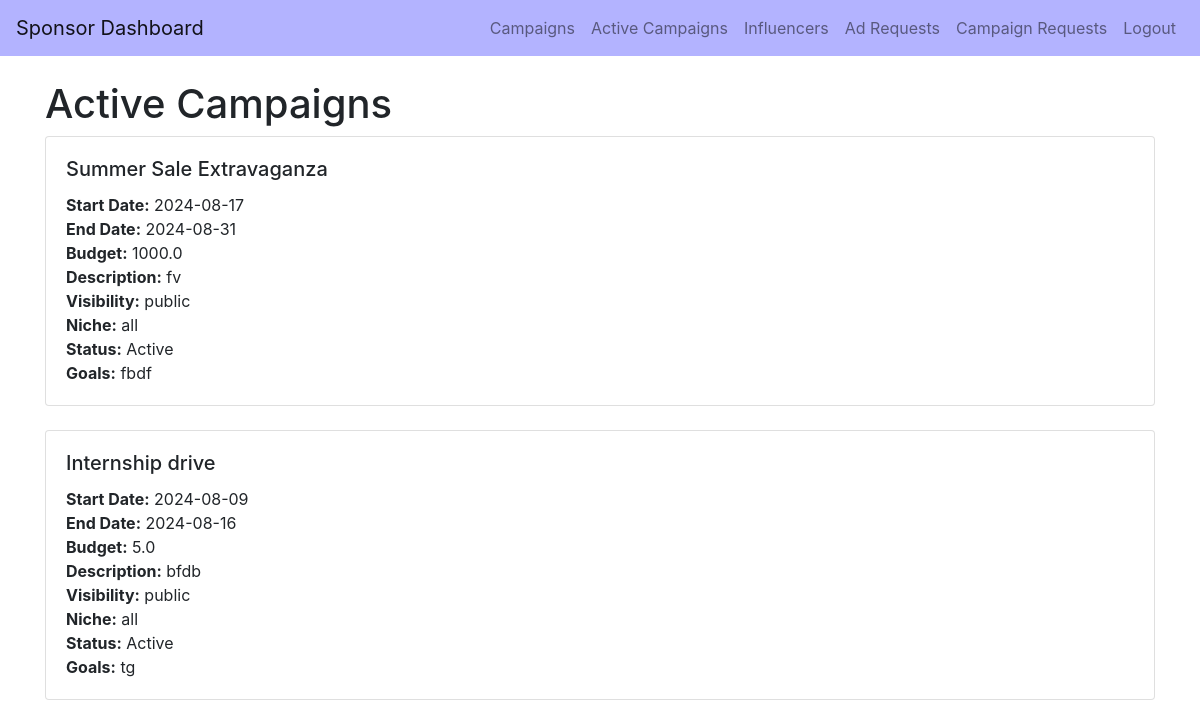
/active_campaigns_sponsor/google_admin, run on an earlier commit of the app's database.
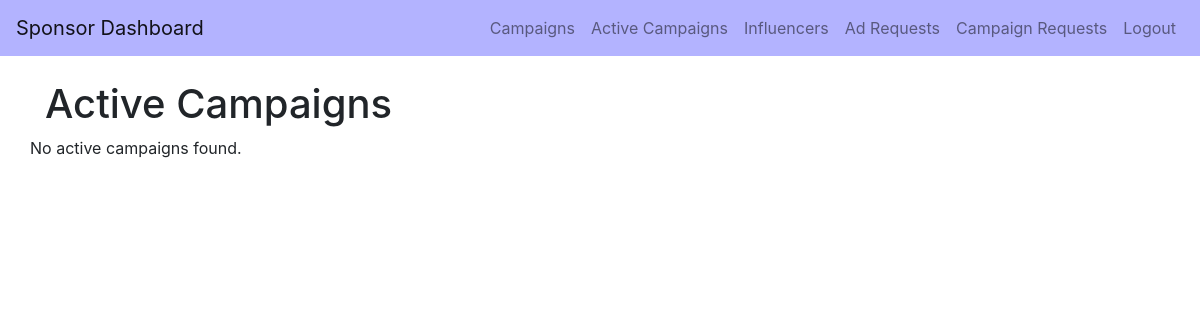
And on a later commit of the database.
### backend/models.py (models this page shows)
class Campaign(db.Model):
    __tablename__ = 'campaign'
    id = db.Column(db.Integer, primary_key=True)
    name = db.Column(db.String(100), nullable=False)
    description = db.Column(db.Text, nullable=False)
    start_date = db.Column(db.Date, nullable=False)
    end_date = db.Column(db.Date, nullable=False)
    budget = db.Column(db.Float, nullable=False)
    visibility = db.Column(db.String(10), nullable=False)  # public, private
    goals = db.Column(db.Text, nullable=False)
    niche = db.Column(db.String(50), nullable=False)
    status = db.Column(db.String(10), nullable=False)
    flagged = db.Column(db.Boolean, default=False, nullable=False)
    user_id = db.Column(db.Integer, db.ForeignKey('user.id'), nullable=False)
    ad_requests = db.relationship('AdRequest', backref='campaigns_ad_requests', cascade="all, delete-orphan")
    campaign_requests = db.relationship('CampaignRequest', backref='campaign_campaign_requests', cascade="all, delete-orphan")

### backend/controller.py (the view)
@app.route('/active_campaigns_sponsor/<string:username>')
def active_campaigns_sponsor(username):
    user = User.query.filter_by(username=username).first()
    if user is None:
        return "User not found", 404
    current_sponsor = Sponsor.query.filter_by(user_id=user.id).first()
    if current_sponsor is None:
        return "Sponsor not found", 404
    sponsor_id = current_sponsor.id
    active_campaigns = db.session.query(Campaign).join(AdRequest, isouter=True).join(CampaignRequest, isouter=True).filter(
        or_(
            and_(
                AdRequest.sponsor_id == sponsor_id,
                AdRequest.status == "Accepted and Active",
                AdRequest.campaign_id == Campaign.id
            ),
            and_(
                CampaignRequest.sponsor_id == sponsor_id,
                CampaignRequest.status == "Accepted and Active",
                CampaignRequest.campaign_id == Campaign.id
            )
        )
    ).distinct().all()
    return render_template('sponsor_active_campaigns.html', username=username, campaigns=active_campaigns)

### templates/sponsor_active_campaigns.html (shortened to what this page needs)
<!DOCTYPE html>
<html lang="en">
<head>
    <link href="https://stackpath.bootstrapcdn.com/bootstrap/4.5.2/css/bootstrap.min.css" rel="stylesheet">
</head>
<body>
    <nav class="navbar navbar-expand-lg navbar-light" style="background-color: #b3b3ff;">
        <a class="navbar-brand" href="/sponsor_dashboard/{{ username }}">Sponsor Dashboard</a>
        <div class="collapse navbar-collapse">
            <ul class="navbar-nav ml-auto">
                <li class="nav-item">
                    <a class="nav-link" href="/sponsor_campaigns/{{ username }}">Campaigns</a>
                </li>
                <li class="nav-item">
                    <a class="nav-link" href="{{ url_for('active_campaigns_sponsor', username=username) }}">Active Campaigns</a>
                </li>
                <li class="nav-item">
                    <a class="nav-link" href="/sponsor_influencers/{{ username }}">Influencers</a>
                </li>
                <li class="nav-item">
                    <a class="nav-link" href="/sponsor_ad_requests/{{ username }}">Ad Requests</a>
                </li>
                <li class="nav-item">
                    <a class="nav-link" href="/sponsor_campaign_requests/{{ username }}">Campaign Requests</a>
                </li>
                <li class="nav-item">
                    <a class="nav-link" href="{{ url_for('logout') }}">Logout</a>
                </li>
            </ul>
        </div>
    </nav>
    <div class="container mt-4">
        <h1>Active Campaigns</h1>
        <div class="row">
            {% if campaigns %}
                {% for campaign in campaigns %}
                    <div class="col-12 mb-4">
                        <div class="card">
                            <div class="card-body">
                                <h5 class="card-title">{{ campaign.name }}</h5>
                                <p class="card-text">
                                    <strong>Start Date:</strong> {{ campaign.start_date }}<br>
                                    <strong>End Date:</strong> {{ campaign.end_date }}<br>
                                    <strong>Budget:</strong> {{ campaign.budget }}<br>
                                    <strong>Description:</strong> {{ campaign.description }}<br>
                                    <strong>Visibility:</strong> {{ campaign.visibility }}<br>
                                    <strong>Niche:</strong> {{ campaign.niche }}<br>
                                    <strong>Status:</strong> {{ campaign.status }}<br>
                                    <strong>Goals:</strong> {{ campaign.goals }}<br>
                                </p>
                            </div>
                        </div>
                    </div>
                {% endfor %}
            {% else %}
                <p>No active campaigns found.</p>
            {% endif %}
        </div>
    </div>
</body>
</html>

What changed in the data, as far as the page shows it:
no longer on this page (row edited): Campaign: name "Summer Sale Extravaganza", start_date "2024-08-17", end_date "2024-08-31", budget "1000.0", description "fv", visibility "public", niche "all", status "Active", goals "fbdf"
removed Campaign: name "Internship drive", start_date "2024-08-09", end_date "2024-08-16", budget "5.0", description "bfdb", visibility "public", niche "all", status "Active", goals "tg"
Also different on the page:
text now shown: "No active campaigns found."
